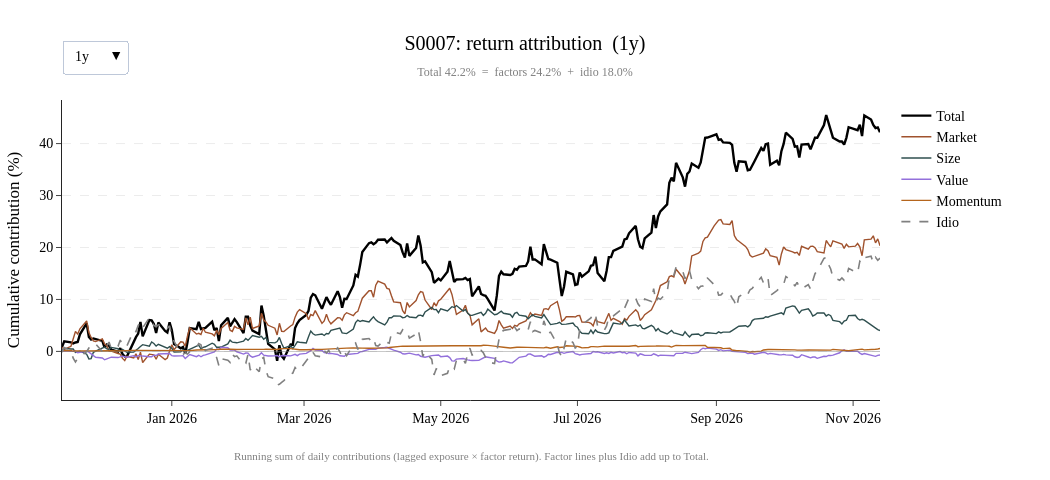

Notebook code for this chart:
### Markdown cell above
### Regression Weighting: √cap vs Equal (Simulated World)

**Correlation of estimated vs true factor returns:**

| Factor | √cap weighted | Equal weighted |
|---|---|---|
| Market | 0.973 | 0.991 |
| Size | 0.789 | **0.945** |
| Value | 0.911 | 0.959 |
| Momentum | 0.955 | 0.982 |

**Size gains most.** A slope is identified by **spread** in the regressor. √cap weighting leans on big stocks, which all have similar (high) size exposures, so the stocks that count most offer little variation in size to learn from. Size also has the smallest true vol (3%), so its signal is weakest relative to idio noise.

**Every factor improves with equal weights here.** Regression theory (GLS) says the most precise weights are **1 / idio variance**: noisier stocks should count less. In this simulation, idio vol is drawn at random, **unrelated to size**, so a big stock is no less noisy than a small one. √cap weighting down-weights small stocks for no reason and throws away information.

**Why real models use √cap anyway:** in real markets, idio vol **falls with size**: small caps are noisier and have worse data. √cap is a practical proxy for 1 / idio variance, down-weighting exactly the stocks that really are noisier.

**Takeaway:** a weighting scheme is only "right" relative to how noise relates to the stocks. Match the weights to the noise structure: equal weights when noise is uniform, √cap (or 1 / idio variance) when smaller stocks are noisier.

### Code cell
from IPython.display import display

t = "S0007"

# Estimated decomposition (equal-weighted cross-sectional regression)
res_ew, resid_ew = factors.cs_regression_multi(returns_s, expo_s, return_resid=True)
ones = pd.DataFrame(1.0, index=returns_s.index, columns=returns_s.columns)
est = factors.attribute(t, returns_s, {"intercept": ones, **expo_s}, res_ew, resid_ew)
est = est.rename(columns={"intercept": "Market"}).dropna()
idx = est.index

# True decomposition (what we planted)
Ft = Fs.loc[idx]
true_c = pd.DataFrame({
    "Market": Ft["Market"],
    **{k: expo_s[k][t].shift(1).reindex(idx) * Ft[k] for k in expo_s},
    "Idio": sw["idio"][t].reindex(idx),
})
true_c["Total"] = returns_s[t].reindex(idx)

print(f"{t}: return decomposition, structural world ({idx.min():%b %Y} to {idx.max():%b %Y})\n")
print(f"Exactness check (estimated pieces sum to total): max error {(est.drop(columns='Total').sum(axis=1) - est['Total']).abs().max():.1e}\n")

print("Latest exposures (z-scores):")
print(pd.Series({k: expo_s[k][t].dropna().iloc[-1] for k in expo_s}).round(2).to_string(), "\n")

print("Cumulative contribution (%), estimated vs true:")
print(pd.DataFrame({"Estimated": est.sum() * 100, "True": true_c.sum() * 100}).round(1).to_string(), "\n")

print("Share of variance (%), estimated vs true:")
print(pd.DataFrame({"Estimated": factors.risk_decomp(est)["Share of variance (%)"],
                    "True": factors.risk_decomp(true_c)["Share of variance (%)"]}).round(1).to_string(), "\n")

print(f"True idio vol for {t}: {sw['idio_vol'][t]:.1%} per yr   "
      f"Estimated idio vol: {est['Idio'].std() * np.sqrt(252):.1%} per yr")

display(plotting.plot_attribution(est, t))

### Figure 1 — Plotly figure (JSON) as saved in the notebook; plotly's stock layout.template omitted (floating-point values rounded to 4 significant figures; data arrays with more than 128 entries replaced by an {"elided": "..."} marker saying what was removed)
{"data": [{"line": {"color": "black", "width": 2.4}, "mode": "lines", "name": "Total", "type": "scatter", "visible": false, "x": {"elided": "1007 str values"}, "y": {"elided": "1007 float values"}}, {"line": {"color": "#a0522d", "width": 1.4}, "mode": "lines", "name": "Market", "type": "scatter", "visible": false, "x": {"elided": "1007 str values"}, "y": {"elided": "1007 float values"}}, {"line": {"color": "#2f4f4f", "width": 1.4}, "mode": "lines", "name": "Size", "type": "scatter", "visible": false, "x": {"elided": "1007 str values"}, "y": {"elided": "1007 float values"}}, {"line": {"color": "#9370db", "width": 1.4}, "mode": "lines", "name": "Value", "type": "scatter", "visible": false, "x": {"elided": "1007 str values"}, "y": {"elided": "1007 float values"}}, {"line": {"color": "#b5651d", "width": 1.4}, "mode": "lines", "name": "Momentum", "type": "scatter", "visible": false, "x": {"elided": "1007 str values"}, "y": {"elided": "1007 float values"}}, {"line": {"color": "gray", "dash": "dash", "width": 1.6}, "mode": "lines", "name": "Idio", "type": "scatter", "visible": false, "x": {"elided": "1007 str values"}, "y": {"elided": "1007 float values"}}, {"line": {"color": "black", "width": 2.4}, "mode": "lines", "name": "Total", "type": "scatter", "visible": false, "x": {"elided": "785 str values"}, "y": {"elided": "785 float values"}}, {"line": {"color": "#a0522d", "width": 1.4}, "mode": "lines", "name": "Market", "type": "scatter", "visible": false, "x": {"elided": "785 str values"}, "y": {"elided": "785 float values"}}, {"line": {"color": "#2f4f4f", "width": 1.4}, "mode": "lines", "name": "Size", "type": "scatter", "visible": false, "x": {"elided": "785 str values"}, "y": {"elided": "785 float values"}}, {"line": {"color": "#9370db", "width": 1.4}, "mode": "lines", "name": "Value", "type": "scatter", "visible": false, "x": {"elided": "785 str values"}, "y": {"elided": "785 float values"}}, {"line": {"color": "#b5651d", "width": 1.4}, "mode": "lines", "name": "Momentum", "type": "scatter", "visible": false, "x": {"elided": "785 str values"}, "y": {"elided": "785 float values"}}, {"line": {"color": "gray", "dash": "dash", "width": 1.6}, "mode": "lines", "name": "Idio", "type": "scatter", "visible": false, "x": {"elided": "785 str values"}, "y": {"elided": "785 float values"}}, {"line": {"color": "black", "width": 2.4}, "mode": "lines", "name": "Total", "type": "scatter", "visible": true, "x": {"elided": "262 str values"}, "y": {"elided": "262 float values"}}, {"line": {"color": "#a0522d", "width": 1.4}, "mode": "lines", "name": "Market", "type": "scatter", "visible": true, "x": {"elided": "262 str values"}, "y": {"elided": "262 float values"}}, {"line": {"color": "#2f4f4f", "width": 1.4}, "mode": "lines", "name": "Size", "type": "scatter", "visible": true, "x": {"elided": "262 str values"}, "y": {"elided": "262 float values"}}, {"line": {"color": "#9370db", "width": 1.4}, "mode": "lines", "name": "Value", "type": "scatter", "visible": true, "x": {"elided": "262 str values"}, "y": {"elided": "262 float values"}}, {"line": {"color": "#b5651d", "width": 1.4}, "mode": "lines", "name": "Momentum", "type": "scatter", "visible": true, "x": {"elided": "262 str values"}, "y": {"elided": "262 float values"}}, {"line": {"color": "gray", "dash": "dash", "width": 1.6}, "mode": "lines", "name": "Idio", "type": "scatter", "visible": true, "x": {"elided": "262 str values"}, "y": {"elided": "262 float values"}}, {"line": {"color": "black", "width": 2.4}, "mode": "lines", "name": "Total", "type": "scatter", "visible": false, "x": {"elided": "133 str values"}, "y": {"elided": "133 float values"}}, {"line": {"color": "#a0522d", "width": 1.4}, "mode": "lines", "name": "Market", "type": "scatter", "visible": false, "x": {"elided": "133 str values"}, "y": {"elided": "133 float values"}}, {"line": {"color": "#2f4f4f", "width": 1.4}, "mode": "lines", "name": "Size", "type": "scatter", "visible": false, "x": {"elided": "133 str values"}, "y": {"elided": "133 float values"}}, {"line": {"color": "#9370db", "width": 1.4}, "mode": "lines", "name": "Value", "type": "scatter", "visible": false, "x": {"elided": "133 str values"}, "y": {"elided": "133 float values"}}, {"line": {"color": "#b5651d", "width": 1.4}, "mode": "lines", "name": "Momentum", "type": "scatter", "visible": false, "x": {"elided": "133 str values"}, "y": {"elided": "133 float values"}}, {"line": {"color": "gray", "dash": "dash", "width": 1.6}, "mode": "lines", "name": "Idio", "type": "scatter", "visible": false, "x": {"elided": "133 str values"}, "y": {"elided": "133 float values"}}], "layout": {"annotations": [{"font": {"color": "gray", "family": "Times New Roman", "size": 11}, "showarrow": false, "text": "Running sum of daily contributions (lagged exposure × factor return). Factor lines plus Idio add up to Total.", "x": 0.5, "xanchor": "center", "xref": "paper", "y": -0.16, "yanchor": "top", "yref": "paper"}], "font": {"color": "black", "family": "Times New Roman", "size": 14}, "height": 480, "hovermode": "x unified", "legend": {"orientation": "v", "x": 1.02, "xanchor": "left", "y": 1, "yanchor": "top"}, "margin": {"b": 80, "l": 60, "r": 170, "t": 100}, "shapes": [{"line": {"color": "gray", "width": 0.8}, "opacity": 0.6, "type": "line", "x0": 0, "x1": 1, "xref": "x domain", "y0": 0, "y1": 0, "yref": "y"}], "title": {"text": "S0007: return attribution  (1y)<br><span style='font-size:12px;color:gray'>Total 42.2%  =  factors 24.2%  +  idio 18.0%</span>", "x": 0.5}, "updatemenus": [{"active": 2, "bgcolor": "white", "buttons": [{"args": [{"visible": [true, true, true, true, true, true, false, false, false, false, false, false, false, false, false, false, false, false, false, false, false, false, false, false]}, {"title.text": "S0007: return attribution  (5y)<br><span style='font-size:12px;color:gray'>Total 72.4%  =  factors 68.9%  +  idio 3.5%</span>"}], "label": "5y", "method": "update"}, {"args": [{"visible": [false, false, false, false, false, false, true, true, true, true, true, true, false, false, false, false, false, false, false, false, false, false, false, false]}, {"title.text": "S0007: return attribution  (3y)<br><span style='font-size:12px;color:gray'>Total 83.0%  =  factors 42.4%  +  idio 40.6%</span>"}], "label": "3y", "method": "update"}, {"args": [{"visible": [false, false, false, false, false, false, false, false, false, false, false, false, true, true, true, true, true, true, false, false, false, false, false, false]}, {"title.text": "S0007: return attribution  (1y)<br><span style='font-size:12px;color:gray'>Total 42.2%  =  factors 24.2%  +  idio 18.0%</span>"}], "label": "1y", "method": "update"}, {"args": [{"visible": [false, false, false, false, false, false, false, false, false, false, false, false, false, false, false, false, false, false, true, true, true, true, true, true]}, {"title.text": "S0007: return attribution  (6mo)<br><span style='font-size:12px;color:gray'>Total 28.0%  =  factors 7.8%  +  idio 20.3%</span>"}], "label": "6mo", "method": "update"}], "font": {"color": "black", "family": "Times New Roman", "size": 14}, "x": 0, "xanchor": "left", "y": 1.2, "yanchor": "top"}], "width": 1050, "xaxis": {"title": {}}, "yaxis": {"gridcolor": "rgba(0,0,0,0.08)", "griddash": "dash", "showgrid": true, "title": {"text": "Cumulative contribution (%)"}}}}
